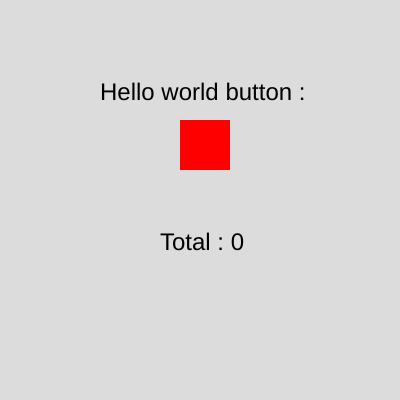
Frame 1 (no input)
Frame 60 (no input): identical to frame 1, image omitted
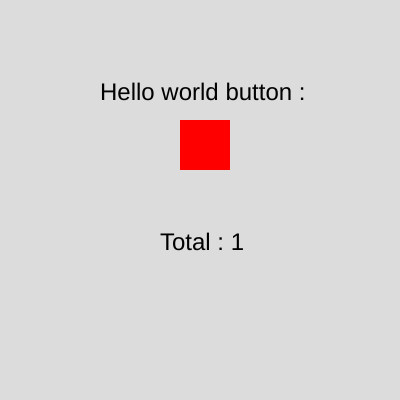
Frame 120 (the mouse pressed at the canvas centre since frame 60)

The p5.js sketch that drew these frames (run headless with seeded random() and noise() and a simulated clock; from frame 60 on, the mouse is pressed at the canvas centre):

// p5.js sketch
// ── sketch.js
let clics = 0;

function setup() {
  createCanvas(400, 400);
}

function draw() {
  background(220);
  fill (0);
  textSize(24);
  text("Hello world button :", 100, 100);
  text("Total : " + clics, 160, 250);
 
  
  
  fill(255, 0, 0);
  noStroke();
  
  square (180, 120, 50);
}

function mousePressed() {
  clics++;
}
